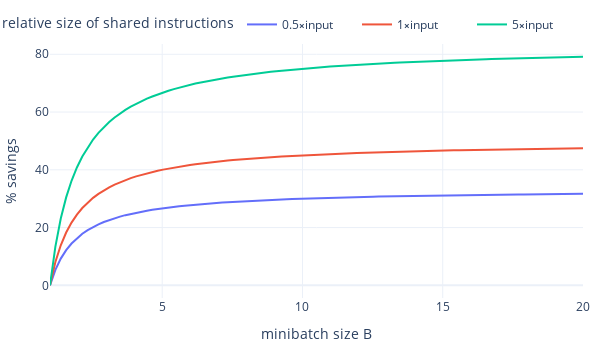

Source (notebook cell):
### Markdown cell above
# Stop wasting LLM tokens

If you use LLMs to annotate or process larger datasets, chances are that you're not even realizing that you are wasting a lot of input tokens. As you repeatedly call an LLM to process text snippets or entire documents, your task instructions and static fewshot examples are repeated for every input example. Batching examples to be annotated together is an often-underused technique and can result in substantial savings.

## How much minibatching can save
Here is a quick back-of-the-envelope analysis of how much minibatching can save. If we assume that our average document length is $D$ tokens and our instructions and few-shot examples have $r \cdot D$ tokens, and we have minibatch size of $B$, then we have amortized costs of $D + \frac{rD}{B}$. With a tiny bit of work, we get $$\mathrm{relative\;\;savings} = \frac{r(1-\frac1B)}{1+r}.$$

Below I have plotted the relative savings with increasing minibatch sizes for three different lengths of shared instructions. The main takeaways are:

* As expected, the longer the shared instructions, the higher our savings
* Savings quickly drop off with minibatch size, with most benefits seen with a batch size of 10

### Code cell
def plot_savings():
    B_values = np.linspace(1, 20, 100)
    dfs = list()
    for r in [0.5, 1, 5]:
        df_r = pd.DataFrame(
            {"B": B_values, "Function": 100 * r * (1 - 1 / B_values) / (1 + r), "r": f"{r}⨯input"}
        )
        dfs.append(df_r)
    dfs = pd.concat(dfs, ignore_index=True)

    fig = px.line(
        dfs,
        x="B",
        y="Function",
        color="r",
        template="plotly_white",
        labels={
            "Function": "% savings",
            "B": "minibatch size B",
            "r": "relative size of shared instructions",
        },
    )
    fig.update_layout(
        legend=dict(orientation="h", entrywidth=70, yanchor="bottom", y=1.02, xanchor="right", x=1)
    )
    fig.update_layout(margin=dict(l=10, r=10, t=10, b=10), width=600, height=350)
    fig.write_image("relative_savings.png", scale=2)

    fig.show()


plot_savings()

### Figure 1 — Plotly figure (JSON) as saved in the notebook; plotly's stock layout.template omitted (floating-point values rounded to 4 significant figures)
{"data": [{"hovertemplate": "relative size of shared instructions=0.5⨯input<br>minibatch size B=%{x}<br>% savings=%{y}<extra></extra>", "legendgroup": "0.5⨯input", "line": {"color": "#636efa", "dash": "solid"}, "marker": {"symbol": "circle"}, "mode": "lines", "name": "0.5⨯input", "orientation": "v", "showlegend": true, "type": "scatter", "x": [1, 1.192, 1.384, 1.576, 1.768, 1.96, 2.152, 2.343, 2.535, 2.727, 2.919, 3.111, 3.303, 3.495, 3.687, 3.879, 4.071, 4.263, 4.455, 4.646, 4.838, 5.03, 5.222, 5.414, 5.606, 5.798, 5.99, 6.182, 6.374, 6.566, 6.758, 6.949, 7.141, 7.333, 7.525, 7.717, 7.909, 8.101, 8.293, 8.485, 8.677, 8.869, 9.061, 9.253, 9.444, 9.636, 9.828, 10.02, 10.21, 10.4, 10.6, 10.79, 10.98, 11.17, 11.36, 11.56, 11.75, 11.94, 12.13, 12.32, 12.52, 12.71, 12.9, 13.09, 13.28, 13.47, 13.67, 13.86, 14.05, 14.24, 14.43, 14.63, 14.82, 15.01, 15.2, 15.39, 15.59, 15.78, 15.97, 16.16, 16.35, 16.55, 16.74, 16.93, 17.12, 17.31, 17.51, 17.7, 17.89, 18.08, 18.27, 18.46, 18.66, 18.85, 19.04, 19.23, 19.42, 19.62, 19.81, 20], "xaxis": "x", "y": [0, 5.367, 9.246, 12.18, 14.48, 16.32, 17.84, 19.11, 20.19, 21.11, 21.91, 22.62, 23.24, 23.8, 24.29, 24.74, 25.14, 25.51, 25.85, 26.16, 26.44, 26.71, 26.95, 27.18, 27.39, 27.58, 27.77, 27.94, 28.1, 28.26, 28.4, 28.54, 28.67, 28.79, 28.9, 29.01, 29.12, 29.22, 29.31, 29.4, 29.49, 29.57, 29.65, 29.73, 29.8, 29.87, 29.94, 30.01, 30.07, 30.13, 30.19, 30.24, 30.3, 30.35, 30.4, 30.45, 30.5, 30.54, 30.59, 30.63, 30.67, 30.71, 30.75, 30.79, 30.82, 30.86, 30.89, 30.93, 30.96, 30.99, 31.02, 31.05, 31.08, 31.11, 31.14, 31.17, 31.19, 31.22, 31.25, 31.27, 31.3, 31.32, 31.34, 31.36, 31.39, 31.41, 31.43, 31.45, 31.47, 31.49, 31.51, 31.53, 31.55, 31.56, 31.58, 31.6, 31.62, 31.63, 31.65, 31.67], "yaxis": "y"}, {"hovertemplate": "relative size of shared instructions=1⨯input<br>minibatch size B=%{x}<br>% savings=%{y}<extra></extra>", "legendgroup": "1⨯input", "line": {"color": "#EF553B", "dash": "solid"}, "marker": {"symbol": "circle"}, "mode": "lines", "name": "1⨯input", "orientation": "v", "showlegend": true, "type": "scatter", "x": [1, 1.192, 1.384, 1.576, 1.768, 1.96, 2.152, 2.343, 2.535, 2.727, 2.919, 3.111, 3.303, 3.495, 3.687, 3.879, 4.071, 4.263, 4.455, 4.646, 4.838, 5.03, 5.222, 5.414, 5.606, 5.798, 5.99, 6.182, 6.374, 6.566, 6.758, 6.949, 7.141, 7.333, 7.525, 7.717, 7.909, 8.101, 8.293, 8.485, 8.677, 8.869, 9.061, 9.253, 9.444, 9.636, 9.828, 10.02, 10.21, 10.4, 10.6, 10.79, 10.98, 11.17, 11.36, 11.56, 11.75, 11.94, 12.13, 12.32, 12.52, 12.71, 12.9, 13.09, 13.28, 13.47, 13.67, 13.86, 14.05, 14.24, 14.43, 14.63, 14.82, 15.01, 15.2, 15.39, 15.59, 15.78, 15.97, 16.16, 16.35, 16.55, 16.74, 16.93, 17.12, 17.31, 17.51, 17.7, 17.89, 18.08, 18.27, 18.46, 18.66, 18.85, 19.04, 19.23, 19.42, 19.62, 19.81, 20], "xaxis": "x", "y": [0, 8.051, 13.87, 18.27, 21.71, 24.48, 26.76, 28.66, 30.28, 31.67, 32.87, 33.93, 34.86, 35.69, 36.44, 37.11, 37.72, 38.27, 38.78, 39.24, 39.67, 40.06, 40.43, 40.76, 41.08, 41.38, 41.65, 41.91, 42.16, 42.38, 42.6, 42.81, 43.0, 43.18, 43.36, 43.52, 43.68, 43.83, 43.97, 44.11, 44.24, 44.36, 44.48, 44.6, 44.71, 44.81, 44.91, 45.01, 45.1, 45.19, 45.28, 45.37, 45.45, 45.52, 45.6, 45.67, 45.74, 45.81, 45.88, 45.94, 46.0, 46.07, 46.12, 46.18, 46.24, 46.29, 46.34, 46.39, 46.44, 46.49, 46.54, 46.58, 46.63, 46.67, 46.71, 46.75, 46.79, 46.83, 46.87, 46.91, 46.94, 46.98, 47.01, 47.05, 47.08, 47.11, 47.14, 47.17, 47.2, 47.23, 47.26, 47.29, 47.32, 47.35, 47.37, 47.4, 47.43, 47.45, 47.48, 47.5], "yaxis": "y"}, {"hovertemplate": "relative size of shared instructions=5⨯input<br>minibatch size B=%{x}<br>% savings=%{y}<extra></extra>", "legendgroup": "5⨯input", "line": {"color": "#00cc96", "dash": "solid"}, "marker": {"symbol": "circle"}, "mode": "lines", "name": "5⨯input", "orientation": "v", "showlegend": true, "type": "scatter", "x": [1, 1.192, 1.384, 1.576, 1.768, 1.96, 2.152, 2.343, 2.535, 2.727, 2.919, 3.111, 3.303, 3.495, 3.687, 3.879, 4.071, 4.263, 4.455, 4.646, 4.838, 5.03, 5.222, 5.414, 5.606, 5.798, 5.99, 6.182, 6.374, 6.566, 6.758, 6.949, 7.141, 7.333, 7.525, 7.717, 7.909, 8.101, 8.293, 8.485, 8.677, 8.869, 9.061, 9.253, 9.444, 9.636, 9.828, 10.02, 10.21, 10.4, 10.6, 10.79, 10.98, 11.17, 11.36, 11.56, 11.75, 11.94, 12.13, 12.32, 12.52, 12.71, 12.9, 13.09, 13.28, 13.47, 13.67, 13.86, 14.05, 14.24, 14.43, 14.63, 14.82, 15.01, 15.2, 15.39, 15.59, 15.78, 15.97, 16.16, 16.35, 16.55, 16.74, 16.93, 17.12, 17.31, 17.51, 17.7, 17.89, 18.08, 18.27, 18.46, 18.66, 18.85, 19.04, 19.23, 19.42, 19.62, 19.81, 20], "xaxis": "x", "y": [0, 13.42, 23.11, 30.45, 36.19, 40.81, 44.6, 47.77, 50.46, 52.78, 54.79, 56.55, 58.1, 59.49, 60.73, 61.85, 62.86, 63.78, 64.63, 65.4, 66.11, 66.77, 67.38, 67.94, 68.47, 68.96, 69.42, 69.85, 70.26, 70.64, 71.0, 71.34, 71.66, 71.97, 72.26, 72.53, 72.8, 73.05, 73.28, 73.51, 73.73, 73.94, 74.14, 74.33, 74.51, 74.69, 74.85, 75.02, 75.17, 75.32, 75.47, 75.61, 75.74, 75.87, 76, 76.12, 76.24, 76.35, 76.46, 76.57, 76.67, 76.78, 76.87, 76.97, 77.06, 77.15, 77.24, 77.32, 77.4, 77.48, 77.56, 77.64, 77.71, 77.78, 77.85, 77.92, 77.99, 78.05, 78.12, 78.18, 78.24, 78.3, 78.35, 78.41, 78.47, 78.52, 78.57, 78.62, 78.67, 78.72, 78.77, 78.82, 78.87, 78.91, 78.96, 79.0, 79.04, 79.09, 79.13, 79.17], "yaxis": "y"}], "layout": {"height": 350, "legend": {"entrywidth": 70, "orientation": "h", "title": {"text": "relative size of shared instructions"}, "tracegroupgap": 0, "x": 1, "xanchor": "right", "y": 1.02, "yanchor": "bottom"}, "margin": {"b": 10, "l": 10, "r": 10, "t": 10}, "width": 600, "xaxis": {"anchor": "y", "autorange": true, "domain": [0, 1], "range": [1, 20], "title": {"text": "minibatch size B"}, "type": "linear"}, "yaxis": {"anchor": "x", "autorange": true, "domain": [0, 1], "range": [-4.398, 83.56], "title": {"text": "% savings"}, "type": "linear"}}}
